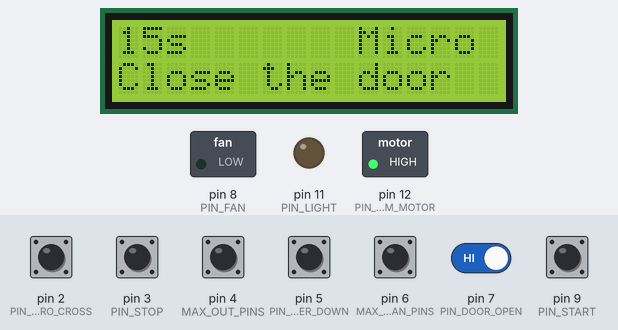
The sketch below on a simulated Arduino Uno, built with avr-gcc and run on an emulated ATmega328P. Shown: 16×2 character LCD, switched loads named in the sketch (green lamp = pin HIGH), output pins drawn as LEDs (lit = HIGH). The inputs (shaded band) are chosen by the test bench; at power-on: pin 2 (PIN_ZERO_CROSS), pin 3 (PIN_STOP), pin 4 (MAX_OUT_PINS), pin 5 (PIN_TIMER_DOWN), pin 6 (MAX_IO_SCAN_PINS), pin 7 (PIN_DOOR_OPEN), pin 9 (PIN_START) HIGH. Pins used as bus, display or sensor lines are not drawn.

Above: at 1.2 s.
1.3 s: pin 7 (PIN_DOOR_OPEN) driven LOW
At 1.8 s:
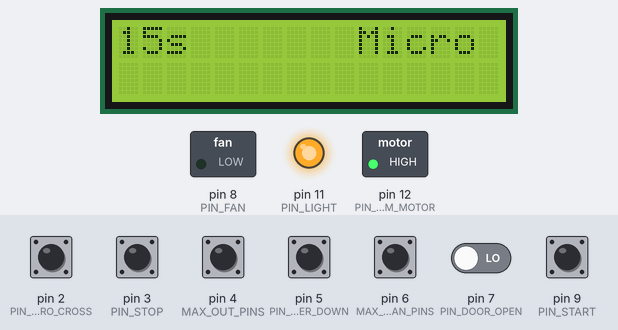
2.8 s: pin 9 (PIN_START) pulled LOW for 0.15 s
At 4.2 s:
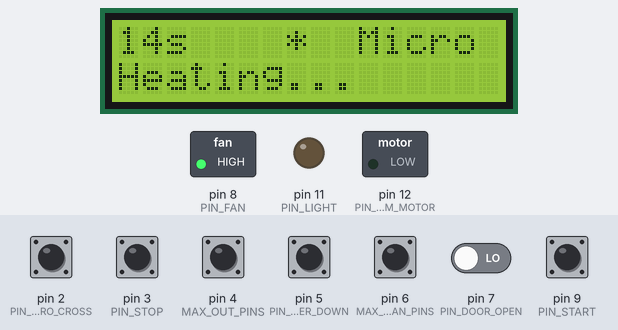
5.3 s: pin 2 (PIN_ZERO_CROSS) pulled LOW for 0.15 s
At 6.4 s:
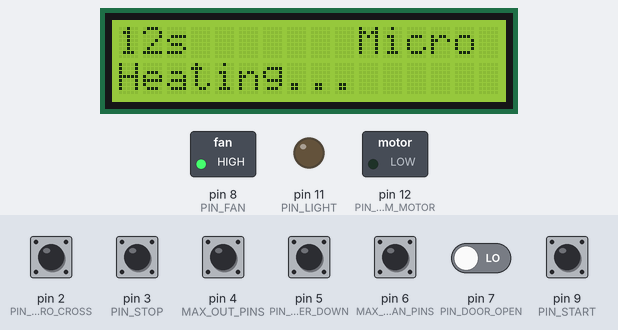
8.4 s: pin 3 (PIN_STOP) pulled LOW for 0.15 s
At 8.9 s:
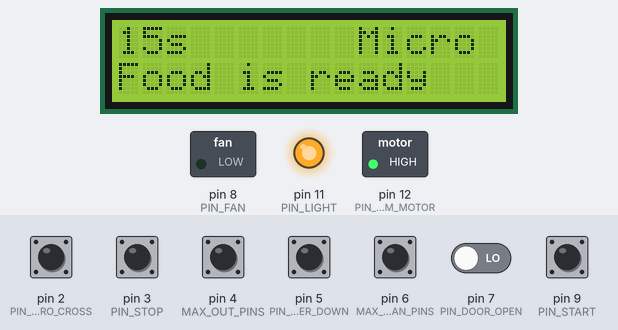
10.0 s: pin 6 (MAX_IO_SCAN_PINS) pulled LOW for 0.15 s
At 10.8 s:
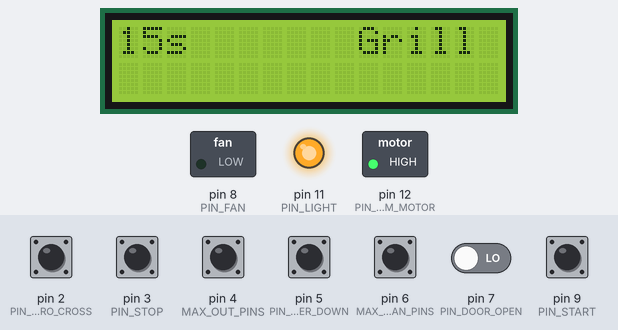
11.6 s: pin 9 (PIN_START) pulled LOW for 1 s
At 27.6 s:
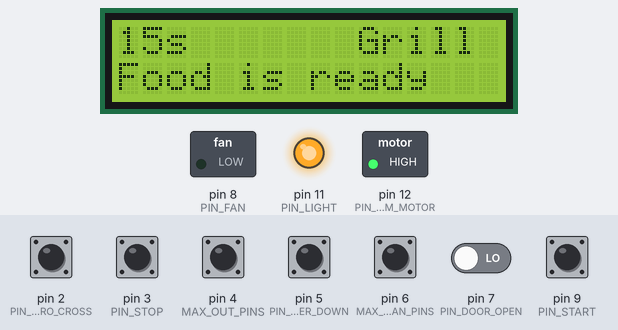
Timing chart, 0 to 28.1 s (numbered marks = the images above; inputs shaded):
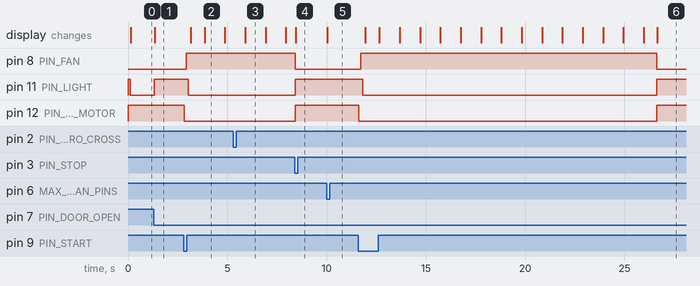

Measured:
- after the input at 1.3 s, pin 11 (PIN_LIGHT): LOW → HIGH at once; the display: changes at once (image 1)
- after the input at 2.8 s, pin 8 (PIN_FAN): LOW → HIGH after 0.13 s; pin 11 (PIN_LIGHT): HIGH → LOW after 0.23 s; pin 12 (PIN_PLATFORM_MOTOR): HIGH → LOW at once; the display: first changes after 0.35 s (image 2 shows a later state)
- after the input at 5.3 s, the display: changes after 0.61 s (image 3)
- after the input at 8.4 s, pin 8 (PIN_FAN): HIGH → LOW at once; pin 11 (PIN_LIGHT), pin 12 (PIN_PLATFORM_MOTOR): LOW → HIGH at once; the display: changes after 0.05 s (image 4)
- after the input at 10.0 s, the display: changes at once (image 5)
- after the input at 11.6 s, pin 8 (PIN_FAN): LOW → HIGH after 0.13 s, → LOW 14.9 s later; pin 11 (PIN_LIGHT): HIGH → LOW after 0.23 s, → HIGH 14.8 s later; pin 12 (PIN_PLATFORM_MOTOR): HIGH → LOW at once, → HIGH 15.0 s later; the display: first changes after 0.35 s (image 6 shows a later state)
- what the display in image 2 shows lasts 1.0 s, from 3.9 s to 4.9 s

The sketch:

generic_microwave_oven_controller.ino
```cpp
/*
* Generic microwave oven controller.
* subhajitroy005@gmail.com
* TAB size 2
*/

/* Architecture specific macros */
#define ELECTROLUX_C23K101

// ----  Common include
#include <stdint.h>

// Devive specific include
#ifdef ELECTROLUX_C23K101
  #include <Wire.h>
  #include <LiquidCrystal_I2C.h>
#endif

#define BOTH_STATE           2
#define CONDITION_REGISTERED true
#define CONDITION_SERVED     false


/* Syatem Constrains */
#define MAX_TIMER_OPERATION_IN_S  18000
#define MIN_TIMER_OPERATION_IN_S  15


/* Operation constrains */
#define MAX_MODE  2
enum _microwave_modes{
  MODE_MICROWAVE,
  MODE_GRILL
};

enum enum_env_condition{
  CONDITION_DOOR_OPEN,
  CONDITION_DOOR_CLOSED,
};

enum notification_update_code{
  NOTIFY_DOOR_STATUS = 0 ,
  NOTIFY_RUNNING_STATUS,
  NOTIFY_OP_DONE,
  NOTIFY_NULL
};

enum output_io_signal_list{
  OUT_STARTUP_DEFAULT,
  OUT_SIG_DOOR_OPEN,
  OUT_SIG_DOOR_CLOSED,
  OUT_SIG_RUIING,
  OUT_SIGNAL_STOPPED
};
/* GLOBAL Objects and variables*/
LiquidCrystal_I2C lcd(0x27,16,2);     // set the LCD address to 0x27 for a 16 chars and 2 line display


typedef struct _timer_information
        {
            uint32_t       user_timer_setup;  // Running time set by user
            uint64_t       operation_start_timestamp;
            uint32_t       running_timer_status;
            uint32_t       ui_refresh_ts; // for UI refresh purpose
            uint32_t       minute_display_scaling_factor_hold;
        }timer_info;

typedef struct _ui_information
        {
            uint8_t       notification_flag;  // Running time set by user

        }ui_info;

// State related structures and enums -------------------------------------------------------
//-------------------------------------------------------------------------------------------


typedef enum state_list{
  //STATE_INIT  // Not listed because this is static init and implemented in setup function
  STATE_SELF_TEST = 0 ,
  STATE_IDLE,
  STATE_RUNNING
};
enum signals_list{
  SIGNAL_SELF_TEST_OK = 0,
  SIGNAL_SELF_TEST_FAIL,
  SIGNAL_TIMER_UP,
  SIGNAL_TIMER_DOWN,
  SIGNAL_MODE_SELECT,
  SIGNAL_DOOR_OPEN,
  SIGNAL_START_OP,
  SIGNAL_STOP_OP,
  SIGNAL_NULL
};

struct application_info
        {
            uint8_t        next_state;  // Hold the state for next state transition
            uint8_t        curr_state;  // Hold the state from where the next state is transiting
            uint8_t        cap_signal;  // captured signal


            uint8_t        op_mode;     // Operation modes select by user

            uint8_t        env_condition;


            // ---  Timer related info
            timer_info     timer;       // timer

            // --- UI Info
            ui_info        ui;
        }application;


//********************************************//
//********************************************//
// IO related section //
//********************************************//
//********************************************//
/* State related variables */
#define MAX_IO_SCAN_PINS          6             // maximum scan pins for user input
#define MAX_OUT_PINS              4             // Maximum output pins

// OUTPUT PINS digital IO number-----------
#define PIN_MICROWAVE             10 //  PB2 -> Pin 16
//#define PIN_GRILL                 9
#define PIN_LIGHT                 11 // PB3 -> Pin 17
#define PIN_PLATFORM_MOTOR        12 // PB4 -> Pin 18
#define PIN_FAN                   8 // PB0 -> Pin 14

//INPUT PINS digital IO number-----------
#define PIN_START                 9 // PB1 - > Pin 15
#define PIN_STOP                  3 // PD3 -> Pin 5
#define PIN_TIMER_UP              4 // PD4 -> Pin 6
#define PIN_TIMER_DOWN            5 // PD5 -> Pin 11
#define PIN_MODE_SELECT           6 // PD6 -> Pin 12
#define PIN_DOOR_OPEN             7 // PD7 -> Pin 13
#define PIN_ZERO_CROSS            2 // PD2 -> Pin 4 // interrupt // not in polling

/* LOGIG States */
#define DOOR_OPEN_STATE           1
#define DOOR_CLOSED_STATE         0

enum  scan_pin_index_poll{                   // SCAN pin indexes for polling
  INDEX_SCAN_PIN_START = 0,
  INDEX_SCAN_PIN_STOP,
  INDEX_SCAN_PIN_DOOR_OPEN,
  INDEX_SCAN_PIN_TIMER_DOWN,
  INDEX_SCPN_PIN_MODE_SELECT,
  INDEX_SCAN_PIN_TIMER_UP,
  INDEX_SCAN_PIN_ZERO_CROSS
};
enum out_pin_index{                         // Output pin indexes for driver purpose
  INDEX_OUT_PIN_MICROWAVE = 0,
  //INDEX_OUT_PIN_GRILL,
  INDEX_OUT_PIN_LIGHT,
  INDEX_OUT_PIN_PLATFORM_MOTOR,
  INDEX_OUT_PIN_FAN
};

volatile struct _scan_pins
        {
            uint8_t        pin;
            uint8_t        pin_state;            // Current state at polling
            uint8_t        previous_state;       // Debounce purpose comparison purpose
            uint8_t        present_state;        // Reflect tyhe hold state
            uint32_t       debounce_time;
            uint32_t       last_debounce_time;   // State change debounce time capture
            uint8_t        pressed_state;        // Configuration based on circuit design high/low
            uint8_t        is_pressed;           // Flag for resiater a signa for button is pressed
        }scan_pin[MAX_IO_SCAN_PINS];

volatile struct _output_pins
        {
            uint8_t        pin;
            uint32_t       pin_state;

        }output_pin[MAX_OUT_PINS];
//********************************************//
//********************************************//

volatile uint8_t soft_start_enable = false;
volatile int soft_start_counter = 0;
volatile uint8_t soft_start_activation_flag = 0;
volatile uint8_t soft_start_ui_indication = 0;
```

ZZZ_SEC_A___states.ino
```cpp
/**********************************************************
 * state name:  state_init_call
 * parent state call: MAIN
***********************************************************/

void state_init_call(struct application_info* app){

  // All system variable reset
  cb_variable_reset(app);

  // IO driver init
  cb_io_driver_int(app);

  // External devices initialization
  cb_external_peripheral_init(app);

  // Update the UI after initialization
  cb_ui_update(app);
}
```

ZZZ_SEC_C___isr.ino
```cpp
/**********************************************************
 * state name:  cb_ui_update
 * parent state call: state_back_op_call
***********************************************************/

void zcd_zerocrossing(){
  if(soft_start_enable == true){
    /*
    digitalWrite(output_pin[INDEX_OUT_PIN_MICROWAVE].pin , LOW); // Signal OFF at zero crossing point .. sllightly enable at end part
    TCCR1B = 0; // stop the timer
    OCR1B = 250 - soft_start_counter; // 133 as of now hardcoded but calculated from firing angle ND RAMP OF 1 S OF 50 hz SIGNAL
    TCNT1 = 0; // reset the counter value
    soft_start_activation_flag = true; // after time occured make the signal high
    soft_start_counter++;
    soft_start_activation_flag = true;
    // stop prevention
    if(soft_start_counter == 249){ // soft start complte and continious mode to op
      TCCR1B = 0; // stop the timer
      soft_start_activation_flag = false;
      soft_start_enable = false; // disable softstart
      soft_start_counter = 0;
      digitalWrite(output_pin[INDEX_OUT_PIN_MICROWAVE].pin , HIGH); // continious signal on line
      soft_start_ui_indication = false; // soft start completed
    }
   TCCR1B = 0b00000101; // start the timer with prescalar 1024 of 16 MHz
  */
   // soft starter disabled and connect the ssr after zero crossing
  digitalWrite(output_pin[INDEX_OUT_PIN_MICROWAVE].pin , HIGH); // continious signal on line
  soft_start_enable = false;
  soft_start_ui_indication = false; // soft start completeds
  }
}

/**********************************************************
 * state name:  cb_ui_update
 * parent state call: state_back_op_call
***********************************************************/
/*
ISR(TIMER1_COMPB_vect){
  if(soft_start_enable == true){
    if(soft_start_activation_flag == true){
      digitalWrite(output_pin[INDEX_OUT_PIN_MICROWAVE].pin , HIGH);
      soft_start_activation_flag = false;
    }
  }
}
*/
```

ZZZ_SEC_Z_MAIN.ino
```cpp
void setup(){
  // Init state call
  state_init_call(&application);
  // signal generation on startup
  cb_output_signal_generation(OUT_STARTUP_DEFAULT);
  cb_transition_exit(&application , STATE_SELF_TEST);
  cb_transition_create_signal(&application, SIGNAL_SELF_TEST_FAIL);
  // Global interrupt enale
  sei();
}

void loop() {
  // Signal polling
  cb_signal_polling(&application);

  // State machine core
  switch(application.curr_state){

    /*
     * State name: STATE_IO_POLLING
     * Brief info:
     * ---------------------------------------------------------------
    */
    case STATE_SELF_TEST:
      if(cb_self_test(&application)){
        cb_transition_exit(&application , STATE_IDLE); // if test result is OK then idle otherwise in tis state
      }
    break;

    /*
     * State name: STATE_IO_POLLING
     * Brief info:
     * ---------------------------------------------------------------
    */
    case STATE_IDLE:
      switch (application.cap_signal){

        case SIGNAL_TIMER_UP: // timer up button pressed
          cb_timer_up_action(&application);
          cb_ui_update(&application); // update the UI
          cb_transition_destroy_signal(&application); // destroy the signal so that same state it shuld not enter this signal condition
        break;

        case SIGNAL_TIMER_DOWN: // timer down button pressed
          cb_timer_down_action(&application);
          cb_ui_update(&application); // update the UI
          cb_transition_destroy_signal(&application); // destroy the signal so that same state it shuld not enter this signal condition
        break;

        case SIGNAL_MODE_SELECT:
          cb_mode_select_action(&application);
          cb_ui_update(&application); // update the UI
          cb_transition_destroy_signal(&application); // destroy the signal so that same state it shuld not enter this signal condition
        break;

        case SIGNAL_DOOR_OPEN:
           cb_door_status_action(&application);
           cb_ui_update(&application); // update the UI
           cb_transition_destroy_signal(&application); // destroy the signal so that same state it shuld not enter this signal condition
        break;

        case SIGNAL_START_OP:
           if(cb_check_start_condition(&application)){ // if valid start condition the start
            function_operation_start_action();
            application.ui.notification_flag = NOTIFY_RUNNING_STATUS; // update notification
            cb_ui_update(&application); // update the UI
            cb_transition_exit(&application , STATE_RUNNING); // don't destroy the signal as we need loop condition in running state
           } else {
            cb_transition_destroy_signal(&application); // destroy the signal so that same state it shuld not enter this signal condition
           }
        break;
      }
    break;

    /*
     * State name: STATE_IO_POLLING
     * Brief info:
     * ---------------------------------------------------------------
    */
    case STATE_RUNNING:

      switch (application.cap_signal){

        case SIGNAL_START_OP: // this signagnal will never destry and looped here
          /* time checking conditoin */
          if( (millis() - application.timer.operation_start_timestamp) > (application.timer.user_timer_setup * 1000) ){ // final timer exit condition // S to mS conversion
              function_operation_stop_action();
          } else {                                                                            // other case just update UI for user
              if((millis() - application.timer.ui_refresh_ts) > 1000){  // update the time to user
                // deduct 1S from the timer counter for diaplay
                application.timer.running_timer_status--; // deduct a second
                if(application.timer.running_timer_status < 60){ // for > a munute update at a second interval
                  cb_ui_update(&application); // update the UI
                } else if((application.timer.minute_display_scaling_factor_hold - application.timer.running_timer_status) > 60 ){ // update a minute interval
                  application.timer.minute_display_scaling_factor_hold = application.timer.running_timer_status; // for next minute update
                  cb_ui_update(&application); // update the UI
                }
                // update the UI refresh TS
                application.timer.ui_refresh_ts = millis();
              }
          }
        break;

        case SIGNAL_MODE_SELECT:
          // nothing to do with mode select so destry the signal and set the signal to running
          cb_transition_destroy_signal(&application);
          cb_transition_create_signal(&application, SIGNAL_START_OP);
        break;

        case SIGNAL_STOP_OP:
          function_operation_stop_action();
        break;

        case SIGNAL_DOOR_OPEN:
          function_operation_stop_action();
          cb_door_status_action(&application);
          cb_ui_update(&application); // update the UI
        break;

        /* Only timer operation are aloowed here*/
        case SIGNAL_TIMER_UP: // timer up button pressed
          application.timer.user_timer_setup = application.timer.running_timer_status; // first hold the current running status
          cb_timer_up_action(&application);
          // update runtime timer status
          application.timer.running_timer_status = application.timer.user_timer_setup; // this will for visualize the timer for user
          application.timer.minute_display_scaling_factor_hold  = application.timer.running_timer_status;

          cb_ui_update(&application); // update the UI
          // go back to signal start op running state
          cb_transition_create_signal(&application, SIGNAL_START_OP);
          cb_transition_exit(&application , STATE_RUNNING);

          // again take the timestamp from point of button activity
          application.timer.operation_start_timestamp = millis();
        break;

        case SIGNAL_TIMER_DOWN: // timer down button pressed
          application.timer.user_timer_setup = application.timer.running_timer_status; // first hold the current running status
          cb_timer_down_action(&application);
          // update runtime timer status
          application.timer.running_timer_status = application.timer.user_timer_setup; // this will for visualize the timer for user
          application.timer.minute_display_scaling_factor_hold  = application.timer.running_timer_status;

          cb_ui_update(&application); // update the UI
          // go back to signal start op running state
          cb_transition_create_signal(&application, SIGNAL_START_OP);
          cb_transition_exit(&application , STATE_RUNNING);

          // again take the timestamp from point of button activity
          application.timer.operation_start_timestamp = millis();
        break;
      }
    break;

  }
}

void function_operation_start_action(){
  // Form this point time will be marked for completion
  application.timer.operation_start_timestamp = millis();
  application.timer.ui_refresh_ts = application.timer.operation_start_timestamp;

  application.timer.running_timer_status = application.timer.user_timer_setup; // this will for visualize the timer for user
  application.timer.minute_display_scaling_factor_hold  = application.timer.running_timer_status;

  // output signal operation
  cb_output_signal_generation(OUT_SIG_RUIING);
}

void function_operation_stop_action(){
  // output signal operation
  cb_output_signal_generation(OUT_SIGNAL_STOPPED);

  // Transit to idle condition and destroy the signal for safety
  cb_transition_exit(&application , STATE_IDLE);
  cb_transition_destroy_signal(&application);


  // default time set to minimal user define time
  application.timer.user_timer_setup = MIN_TIMER_OPERATION_IN_S;
  // update UI and notify user
  application.ui.notification_flag = NOTIFY_OP_DONE;
  cb_ui_update(&application); // update the UI
}
```

Source omitted: ZZZ_SEC_B___call_backs.ino (18042 bytes)
